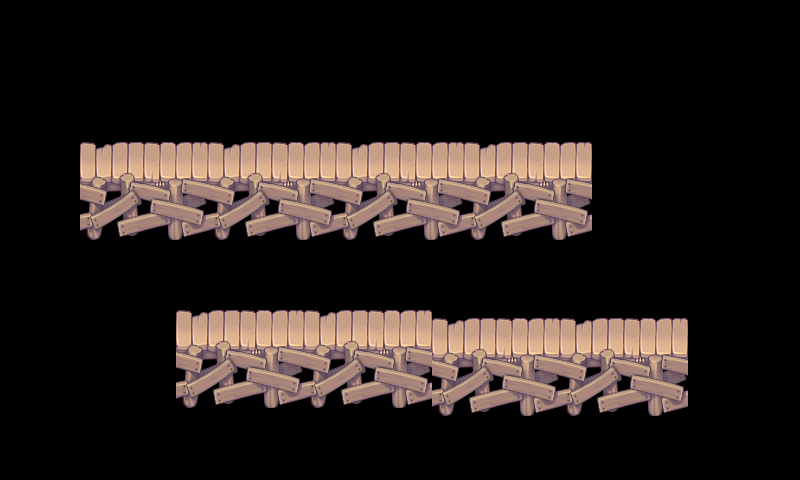

The image is a tile-based game level rendered from a .tmx file. Its description and source (layers, tilesets, objects; grid data summarised) follow:
An orthogonal 100x60 tile map with 8x8 px tiles, 1 tile layer (a).

<map version="1.0" orientation="orthogonal" width="100" height="60" tilewidth="8" tileheight="8">
 <tileset firstgid="1" name="qiao" tilewidth="8" tileheight="8">
  <image source="qiao.png" width="128" height="128" />
 </tileset>
 <layer name="a" width="100" height="60">
  <data>[6000 cells, 1664 non-empty, 208 distinct tile ids]</data>
 </layer>
</map>
